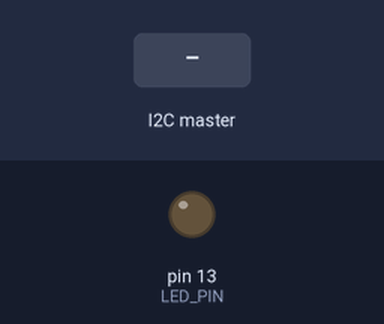
A sketch run on a simulated Arduino Uno, built with avr-gcc and run on an emulated ATmega328P. On the bench: output pins drawn as LEDs (lit = HIGH). The test bench sets the inputs (shaded band).

Above: at 1.2 s.
1.3 s: the I2C master sends the byte 1
At 1.9 s:
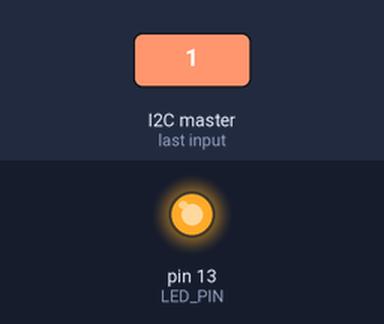
2.8 s: the I2C master sends the byte 0
At 3.1 s:
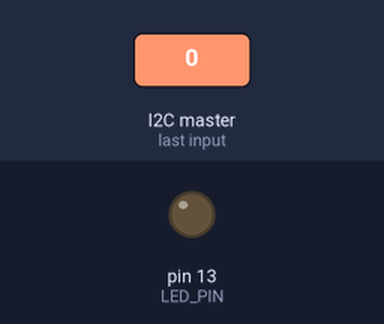
4.3 s: the I2C master sends the byte 2
At 5.4 s:
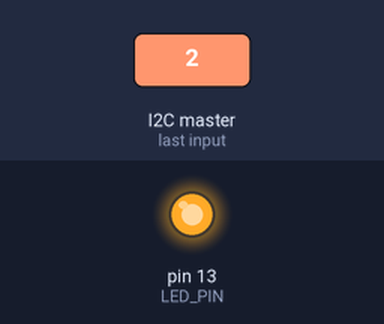
Timing chart, 0 to 7.3 s (numbered marks = the images above; inputs shaded):
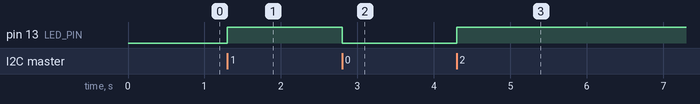

Measured:
- after the input at 1.3 s, pin 13 (LED_PIN): LOW → HIGH at once
- after the input at 2.8 s, pin 13 (LED_PIN): HIGH → LOW at once
- after the input at 4.3 s, pin 13 (LED_PIN): LOW → HIGH at once

The sketch:

I2C_LED.ino
```cpp
#include <Wire.h>

#define I2CBUS_ADDRESS 0x8
#define LED_PIN LED_BUILTIN
#define LOOP_DELAY 100

void I2CHandler(int howMany) {
  while (Wire.available()) {
    char ledState = Wire.read();
    digitalWrite(LED_PIN, ledState);
  }
}

void setup() {
  Wire.begin(I2CBUS_ADDRESS);

  Wire.onReceive(I2CHandler);

  pinMode(LED_PIN, OUTPUT);
  digitalWrite(LED_PIN, LOW);
}

void loop() {
  delay(LOOP_DELAY);
}
```
